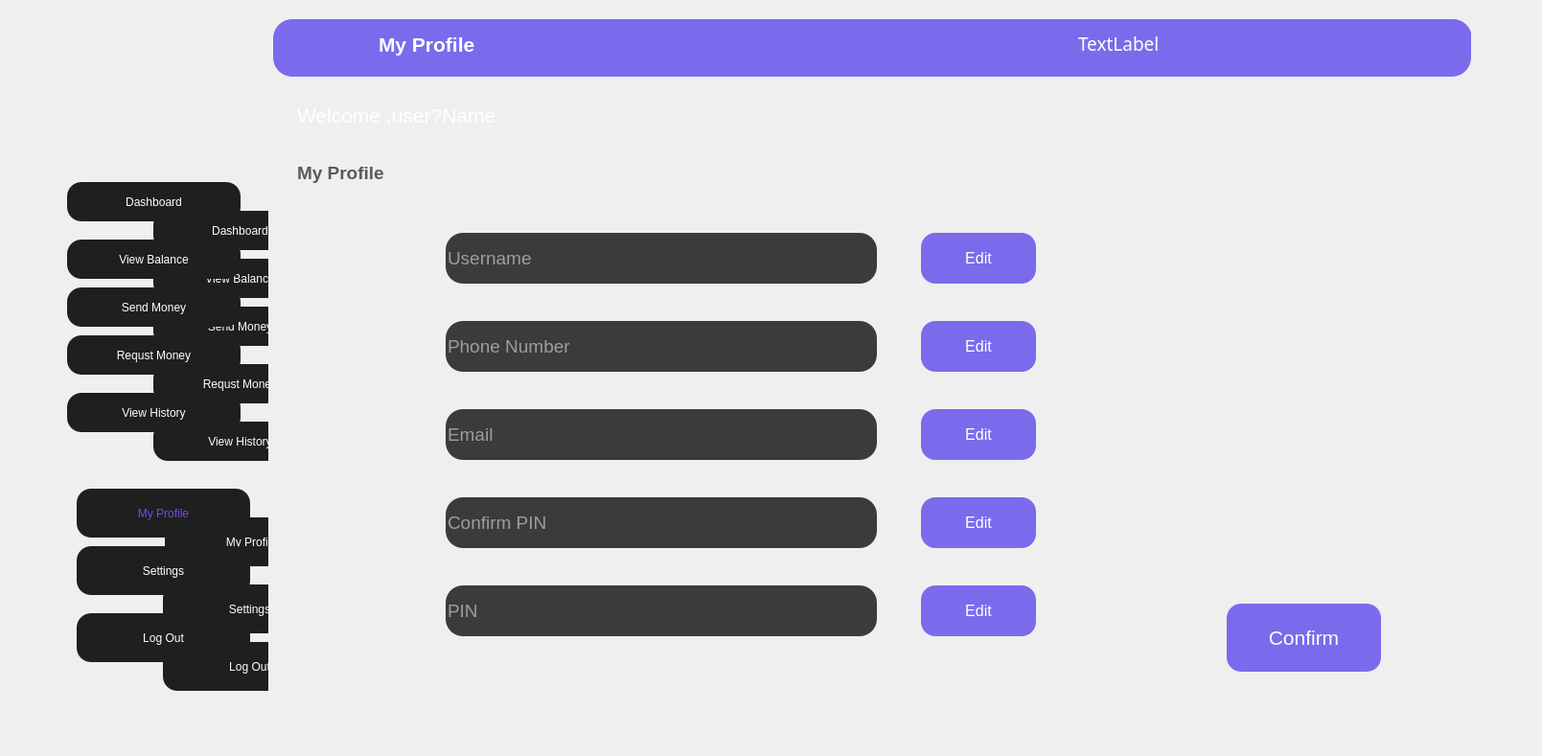
    <widget class="QWidget" name="page_23">
     <widget class="QWidget" name="widget_57" native="true">
      <property name="geometry">
       <rect>
        <x>0</x>
        <y>0</y>
        <width>1600</width>
        <height>780</height>
       </rect>
      </property>
      <property name="styleSheet">
       <string notr="true">QLineEdit{
border-radius:18px;
color:rgb(255, 255, 255);
}
QpushButton{
color:rgb(255, 255, 255);
}</string>
      </property>
      <widget class="QWidget" name="widget_58" native="true">
       <property name="geometry">
        <rect>
         <x>0</x>
         <y>0</y>
         <width>280</width>
         <height>780</height>
        </rect>
       </property>
       <property name="styleSheet">
        <string notr="true">QPushButton{
	background-color: rgb(31, 31, 31);
	color: rgb(255, 255, 255);
	font: 700 12pt &quot;Arial&quot;;
    border-radius:15px;
}</string>
       </property>
       <widget class="QPushButton" name="pushButton_142">
        <property name="geometry">
         <rect>
          <x>160</x>
          <y>380</y>
          <width>181</width>
          <height>41</height>
         </rect>
        </property>
        <property name="text">
         <string>Requst Money</string>
        </property>
       </widget>
       <widget class="QPushButton" name="pushButton_143">
        <property name="geometry">
         <rect>
          <x>170</x>
          <y>610</y>
          <width>181</width>
          <height>51</height>
         </rect>
        </property>
        <property name="text">
         <string>Settings</string>
        </property>
       </widget>
       <widget class="QPushButton" name="pushButton_144">
        <property name="geometry">
         <rect>
          <x>160</x>
          <y>270</y>
          <width>181</width>
          <height>41</height>
         </rect>
        </property>
        <property name="text">
         <string>View Balance</string>
        </property>
       </widget>
       <widget class="QPushButton" name="pushButton_145">
        <property name="geometry">
         <rect>
          <x>172</x>
          <y>540</y>
          <width>181</width>
          <height>51</height>
         </rect>
        </property>
        <property name="text">
         <string>My Profile</string>
        </property>
       </widget>
       <widget class="QPushButton" name="pushButton_146">
        <property name="geometry">
         <rect>
          <x>160</x>
          <y>220</y>
          <width>181</width>
          <height>41</height>
         </rect>
        </property>
        <property name="text">
         <string>Dashboard</string>
        </property>
       </widget>
       <widget class="QPushButton" name="pushButton_147">
        <property name="geometry">
         <rect>
          <x>160</x>
          <y>440</y>
          <width>181</width>
          <height>41</height>
         </rect>
        </property>
        <property name="styleSheet">
         <string notr="true">background-color: rgb(31, 31, 31);</string>
        </property>
        <property name="text">
         <string>View History</string>
        </property>
       </widget>
       <widget class="QPushButton" name="pushButton_148">
        <property name="geometry">
         <rect>
          <x>160</x>
          <y>320</y>
          <width>181</width>
          <height>41</height>
         </rect>
        </property>
        <property name="text">
         <string>Send Money</string>
        </property>
       </widget>
       <widget class="QPushButton" name="pushButton_149">
        <property name="geometry">
         <rect>
          <x>170</x>
          <y>670</y>
          <width>181</width>
          <height>51</height>
         </rect>
        </property>
        <property name="text">
         <string>Log Out</string>
        </property>
       </widget>
       <widget class="QLabel" name="label_127">
        <property name="geometry">
         <rect>
          <x>0</x>
          <y>10</y>
          <width>281</width>
          <height>780</height>
         </rect>
        </property>
        <property name="styleSheet">
         <string notr="true">background-image: url(:/new/prefix1/leftSide.png);
QPushButton{
	background-color: rgb(31, 31, 31);
	color: rgb(255, 255, 255);
	font: 700 12pt &quot;Arial&quot;;
    border-radius:15px;
}</string>
        </property>
        <property name="text">
         <string/>
        </property>
        <property name="pixmap">
         <pixmap resource="assets.qrc">:/new/prefix1/leftSide.png</pixmap>
        </property>
        <property name="scaledContents">
         <bool>true</bool>
        </property>
       </widget>
       <widget class="QPushButton" name="pushButton_150">
        <property name="geometry">
         <rect>
          <x>70</x>
          <y>410</y>
          <width>181</width>
          <height>41</height>
         </rect>
        </property>
        <property name="styleSheet">
         <string notr="true">background-color: rgb(31, 31, 31);</string>
        </property>
        <property name="text">
         <string>View History</string>
        </property>
       </widget>
       <widget class="QPushButton" name="pushButton_151">
        <property name="geometry">
         <rect>
          <x>80</x>
          <y>640</y>
          <width>181</width>
          <height>51</height>
         </rect>
        </property>
        <property name="text">
         <string>Log Out</string>
        </property>
       </widget>
       <widget class="QPushButton" name="pushButton_152">
        <property name="geometry">
         <rect>
          <x>70</x>
          <y>300</y>
          <width>181</width>
          <height>41</height>
         </rect>
        </property>
        <property name="text">
         <string>Send Money</string>
        </property>
       </widget>
       <widget class="QPushButton" name="pushButton_153">
        <property name="geometry">
         <rect>
          <x>70</x>
          <y>190</y>
          <width>181</width>
          <height>41</height>
         </rect>
        </property>
        <property name="text">
         <string>Dashboard</string>
        </property>
       </widget>
       <widget class="QPushButton" name="pushButton_154">
        <property name="geometry">
         <rect>
          <x>70</x>
          <y>250</y>
          <width>181</width>
          <height>41</height>
         </rect>
        </property>
        <property name="text">
         <string>View Balance</string>
        </property>
       </widget>
       <widget class="QPushButton" name="pushButton_155">
        <property name="geometry">
         <rect>
          <x>80</x>
          <y>510</y>
          <width>181</width>
          <height>51</height>
         </rect>
        </property>
        <property name="styleSheet">
         <string notr="true">color: rgb(119, 70, 234);</string>
        </property>
        <property name="text">
         <string>My Profile</string>
        </property>
       </widget>
       <widget class="QPushButton" name="pushButton_156">
        <property name="geometry">
         <rect>
          <x>70</x>
          <y>350</y>
          <width>181</width>
          <height>41</height>
         </rect>
        </property>
        <property name="text">
         <string>Requst Money</string>
        </property>
       </widget>
       <widget class="QPushButton" name="pushButton_157">
        <property name="geometry">
         <rect>
          <x>80</x>
          <y>570</y>
          <width>181</width>
          <height>51</height>
         </rect>
        </property>
        <property name="text">
         <string>Settings</string>
        </property>
       </widget>
      </widget>
      <widget class="QWidget" name="layoutWidget_5">
       <property name="geometry">
        <rect>
         <x>300</x>
         <y>210</y>
         <width>781</width>
         <height>491</height>
        </rect>
       </property>
       <layout class="QVBoxLayout" name="verticalLayout_9">
        <item>
         <layout class="QHBoxLayout" name="horizontalLayout_10">
          <item>
           <widget class="QLabel" name="label_125">
            <property name="text">
             <string/>
            </property>
            <property name="pixmap">
             <pixmap resource="assets3.qrc">:/new/prefix3/signin1.png</pixmap>
            </property>
            <property name="scaledContents">
             <bool>false</bool>
            </property>
           </widget>
          </item>
          <item>
           <widget class="QLineEdit" name="lineEdit_23">
            <property name="minimumSize">
             <size>
              <width>450</width>
              <height>53</height>
             </size>
            </property>
            <property name="maximumSize">
             <size>
              <width>450</width>
              <height>53</height>
             </size>
            </property>
            <property name="font">
             <font>
              <pointsize>14</pointsize>
             </font>
            </property>
            <property name="styleSheet">
             <string notr="true">background-color: rgb(59, 59, 59);</string>
            </property>
            <property name="text">
             <string/>
            </property>
            <property name="placeholderText">
             <string>Username</string>
            </property>
           </widget>
          </item>
          <item>
           <spacer name="horizontalSpacer_7">
            <property name="orientation">
             <enum>Qt::Horizontal</enum>
            </property>
            <property name="sizeType">
             <enum>QSizePolicy::Fixed</enum>
            </property>
            <property name="sizeHint" stdset="0">
             <size>
              <width>40</width>
              <height>20</height>
             </size>
            </property>
           </spacer>
          </item>
          <item>
           <widget class="QPushButton" name="pushButton_158">
            <property name="minimumSize">
             <size>
              <width>0</width>
              <height>53</height>
             </size>
            </property>
            <property name="maximumSize">
             <size>
              <width>120</width>
              <height>53</height>
             </size>
            </property>
            <property name="font">
             <font>
              <pointsize>12</pointsize>
             </font>
            </property>
            <property name="styleSheet">
             <string notr="true">color: rgb(255, 255, 255);
background-color: rgb(123, 106, 235);
border-radius:15px;</string>
            </property>
            <property name="text">
             <string>Edit</string>
            </property>
           </widget>
          </item>
         </layout>
        </item>
        <item>
         <layout class="QHBoxLayout" name="horizontalLayout_14">
          <item>
           <widget class="QLabel" name="label_128">
            <property name="text">
             <string/>
            </property>
            <property name="pixmap">
             <pixmap resource="assets3.qrc">:/new/prefix3/phone.png</pixmap>
            </property>
            <property name="scaledContents">
             <bool>false</bool>
            </property>
           </widget>
          </item>
          <item>
           <widget class="QLineEdit" name="lineEdit_24">
            <property name="minimumSize">
             <size>
              <width>450</width>
              <height>53</height>
             </size>
            </property>
            <property name="maximumSize">
             <size>
              <width>350</width>
              <height>53</height>
             </size>
            </property>
            <property name="font">
             <font>
              <pointsize>14</pointsize>
             </font>
            </property>
            <property name="styleSheet">
             <string notr="true">background-color: rgb(59, 59, 59);</string>
            </property>
            <property name="text">
             <string/>
            </property>
            <property name="placeholderText">
             <string>Phone Number</string>
            </property>
           </widget>
          </item>
          <item>
           <spacer name="horizontalSpacer_8">
            <property name="orientation">
             <enum>Qt::Horizontal</enum>
            </property>
            <property name="sizeType">
             <enum>QSizePolicy::Fixed</enum>
            </property>
            <property name="sizeHint" stdset="0">
             <size>
              <width>40</width>
              <height>20</height>
             </size>
            </property>
           </spacer>
          </item>
          <item>
           <widget class="QPushButton" name="pushButton_159">
            <property name="minimumSize">
             <size>
              <width>0</width>
              <height>53</height>
             </size>
            </property>
            <property name="maximumSize">
             <size>
              <width>120</width>
              <height>53</height>
             </size>
            </property>
            <property name="font">
             <font>
              <pointsize>12</pointsize>
             </font>
            </property>
            <property name="styleSheet">
             <string notr="true">color: rgb(255, 255, 255);
background-color: rgb(123, 106, 235);
border-radius:15px;</string>
            </property>
            <property name="text">
             <string>Edit</string>
            </property>
           </widget>
          </item>
         </layout>
        </item>
        <item>
         <layout class="QHBoxLayout" name="horizontalLayout_15">
          <item>
           <widget class="QLabel" name="label_129">
            <property name="text">
             <string/>
            </property>
            <property name="pixmap">
             <pixmap resource="assets3.qrc">:/new/prefix3/email.png</pixmap>
            </property>
            <property name="scaledContents">
             <bool>false</bool>
            </property>
           </widget>
          </item>
          <item>
           <widget class="QLineEdit" name="lineEdit_25">
            <property name="minimumSize">
             <size>
              <width>450</width>
              <height>53</height>
             </size>
            </property>
            <property name="maximumSize">
             <size>
              <width>350</width>
              <height>53</height>
             </size>
            </property>
            <property name="font">
             <font>
              <pointsize>14</pointsize>
             </font>
            </property>
            <property name="styleSheet">
             <string notr="true">background-color: rgb(59, 59, 59);</string>
            </property>
            <property name="text">
             <string/>
            </property>
            <property name="placeholderText">
             <string>Email</string>
            </property>
           </widget>
          </item>
          <item>
           <spacer name="horizontalSpacer_9">
            <property name="orientation">
             <enum>Qt::Horizontal</enum>
            </property>
            <property name="sizeType">
             <enum>QSizePolicy::Fixed</enum>
            </property>
            <property name="sizeHint" stdset="0">
             <size>
              <width>40</width>
              <height>20</height>
             </size>
            </property>
           </spacer>
          </item>
          <item>
           <widget class="QPushButton" name="pushButton_160">
            <property name="minimumSize">
             <size>
              <width>0</width>
              <height>53</height>
             </size>
            </property>
            <property name="maximumSize">
             <size>
              <width>120</width>
              <height>53</height>
             </size>
            </property>
            <property name="font">
             <font>
              <pointsize>12</pointsize>
             </font>
            </property>
            <property name="styleSheet">
             <string notr="true">color: rgb(255, 255, 255);
background-color: rgb(123, 106, 235);
border-radius:15px;</string>
            </property>
            <property name="text">
             <string>Edit</string>
            </property>
           </widget>
          </item>
         </layout>
        </item>
        <item>
         <layout class="QHBoxLayout" name="horizontalLayout_16">
          <item>
           <widget class="QLabel" name="label_130">
            <property name="text">
             <string/>
            </property>
            <property name="pixmap">
             <pixmap resource="assets3.qrc">:/new/prefix3/BD.png</pixmap>
            </property>
            <property name="scaledContents">
             <bool>false</bool>
            </property>
           </widget>
          </item>
          <item>
           <widget class="QLineEdit" name="lineEdit_26">
            <property name="minimumSize">
             <size>
              <width>450</width>
              <height>53</height>
             </size>
            </property>
            <property name="maximumSize">
             <size>
              <width>350</width>
              <height>53</height>
             </size>
            </property>
            <property name="font">
             <font>
              <pointsize>14</pointsize>
             </font>
            </property>
            <property name="styleSheet">
             <string notr="true">background-color: rgb(59, 59, 59);</string>
            </property>
            <property name="text">
             <string/>
            </property>
            <property name="placeholderText">
             <string>Confirm PIN</string>
            </property>
           </widget>
          </item>
          <item>
           <spacer name="horizontalSpacer_10">
            <property name="orientation">
             <enum>Qt::Horizontal</enum>
            </property>
            <property name="sizeType">
             <enum>QSizePolicy::Fixed</enum>
            </property>
            <property name="sizeHint" stdset="0">
             <size>
              <width>40</width>
              <height>20</height>
             </size>
            </property>
           </spacer>
          </item>
          <item>
           <widget class="QPushButton" name="pushButton_161">
            <property name="minimumSize">
             <size>
              <width>0</width>
              <height>53</height>
             </size>
            </property>
            <property name="maximumSize">
             <size>
              <width>120</width>
              <height>53</height>
             </size>
            </property>
            <property name="font">
             <font>
              <pointsize>12</pointsize>
             </font>
            </property>
            <property name="styleSheet">
             <string notr="true">color: rgb(255, 255, 255);
background-color: rgb(123, 106, 235);
border-radius:15px;</string>
            </property>
            <property name="text">
             <string>Edit</string>
            </property>
           </widget>
          </item>
         </layout>
        </item>
        <item>
         <layout class="QHBoxLayout" name="horizontalLayout_17">
          <item>
           <widget class="QLabel" name="label_131">
            <property name="text">
             <string/>
            </property>
            <property name="pixmap">
             <pixmap resource="assets3.qrc">:/new/prefix3/signin2.png</pixmap>
            </property>
            <property name="scaledContents">
             <bool>false</bool>
            </property>
           </widget>
          </item>
          <item>
           <widget class="QLineEdit" name="lineEdit_27">
            <property name="minimumSize">
             <size>
              <width>450</width>
              <height>53</height>
             </size>
            </property>
            <property name="maximumSize">
             <size>
              <width>350</width>
              <height>53</height>
             </size>
            </property>
            <property name="font">
             <font>
              <pointsize>14</pointsize>
             </font>
            </property>
            <property name="styleSheet">
             <string notr="true">background-color: rgb(59, 59, 59);</string>
            </property>
            <property name="text">
             <string/>
            </property>
            <property name="placeholderText">
             <string>PIN</string>
            </property>
           </widget>
          </item>
          <item>
           <spacer name="horizontalSpacer_11">
            <property name="orientation">
             <enum>Qt::Horizontal</enum>
            </property>
            <property name="sizeType">
             <enum>QSizePolicy::Fixed</enum>
            </property>
            <property name="sizeHint" stdset="0">
             <size>
              <width>40</width>
              <height>20</height>
             </size>
            </property>
           </spacer>
          </item>
          <item>
           <widget class="QPushButton" name="pushButton_162">
            <property name="minimumSize">
             <size>
              <width>0</width>
              <height>53</height>
             </size>
            </property>
            <property name="maximumSize">
             <size>
              <width>120</width>
              <height>53</height>
             </size>
            </property>
            <property name="font">
             <font>
              <pointsize>12</pointsize>
             </font>
            </property>
            <property name="styleSheet">
             <string notr="true">color: rgb(255, 255, 255);
background-color: rgb(123, 106, 235);
border-radius:15px;</string>
            </property>
            <property name="text">
             <string>Edit</string>
            </property>
           </widget>
          </item>
         </layout>
        </item>
       </layout>
      </widget>
      <widget class="QWidget" name="widget_59" native="true">
       <property name="geometry">
        <rect>
         <x>285</x>
         <y>20</y>
         <width>1250</width>
         <height>60</height>
        </rect>
       </property>
       <property name="styleSheet">
        <string notr="true">background-color: rgb(123, 106, 235);
border-radius:20px;</string>
       </property>
       <widget class="QLabel" name="label_132">
        <property name="geometry">
         <rect>
          <x>110</x>
          <y>1</y>
          <width>181</width>
          <height>51</height>
         </rect>
        </property>
        <property name="font">
         <font>
          <family>Arial</family>
          <pointsize>16</pointsize>
          <bold>true</bold>
         </font>
        </property>
        <property name="styleSheet">
         <string notr="true">background-color: rgb(123, 106, 235);
color:rgb(255, 255, 255);</string>
        </property>
        <property name="text">
         <string>My Profile</string>
        </property>
       </widget>
       <widget class="QLabel" name="label_133">
        <property name="geometry">
         <rect>
          <x>840</x>
          <y>0</y>
          <width>411</width>
          <height>51</height>
         </rect>
        </property>
        <property name="font">
         <font>
          <family>Arial Rounded MT Bold</family>
          <pointsize>14</pointsize>
         </font>
        </property>
        <property name="styleSheet">
         <string notr="true">background-color: rgb(123, 106, 235);
color:rgb(255, 255, 255);
</string>
        </property>
        <property name="text">
         <string>TextLabel</string>
        </property>
       </widget>
      </widget>
      <widget class="QLabel" name="label_64">
       <property name="geometry">
        <rect>
         <x>310</x>
         <y>90</y>
         <width>311</width>
         <height>61</height>
        </rect>
       </property>
       <property name="font">
        <font>
         <family>Arial</family>
         <pointsize>16</pointsize>
        </font>
       </property>
       <property name="styleSheet">
        <string notr="true">color: rgb(255, 255, 255);</string>
       </property>
       <property name="text">
        <string>Welcome ,user?Name</string>
       </property>
      </widget>
      <widget class="QLabel" name="label_69">
       <property name="geometry">
        <rect>
         <x>310</x>
         <y>160</y>
         <width>141</width>
         <height>41</height>
        </rect>
       </property>
       <property name="font">
        <font>
         <family>Arial</family>
         <pointsize>14</pointsize>
         <bold>true</bold>
        </font>
       </property>
       <property name="styleSheet">
        <string notr="true">color: rgb(90, 90, 90);</string>
       </property>
       <property name="text">
        <string>My Profile</string>
       </property>
      </widget>
      <widget class="QPushButton" name="pushButton_SignUP_6">
       <property name="geometry">
        <rect>
         <x>1280</x>
         <y>630</y>
         <width>161</width>
         <height>71</height>
        </rect>
       </property>
       <property name="font">
        <font>
         <pointsize>16</pointsize>
        </font>
       </property>
       <property name="styleSheet">
        <string notr="true">QPushButton:hover{
	background-color: rgb(255, 0, 255);
}
QPushButton{
color: rgb(255, 255, 255);
background-color: rgb(123, 106, 235);
border-radius:15px;
}</string>
       </property>
       <property name="text">
        <string>Confirm</string>
       </property>
      </widget>
     </widget>
    </widget>
